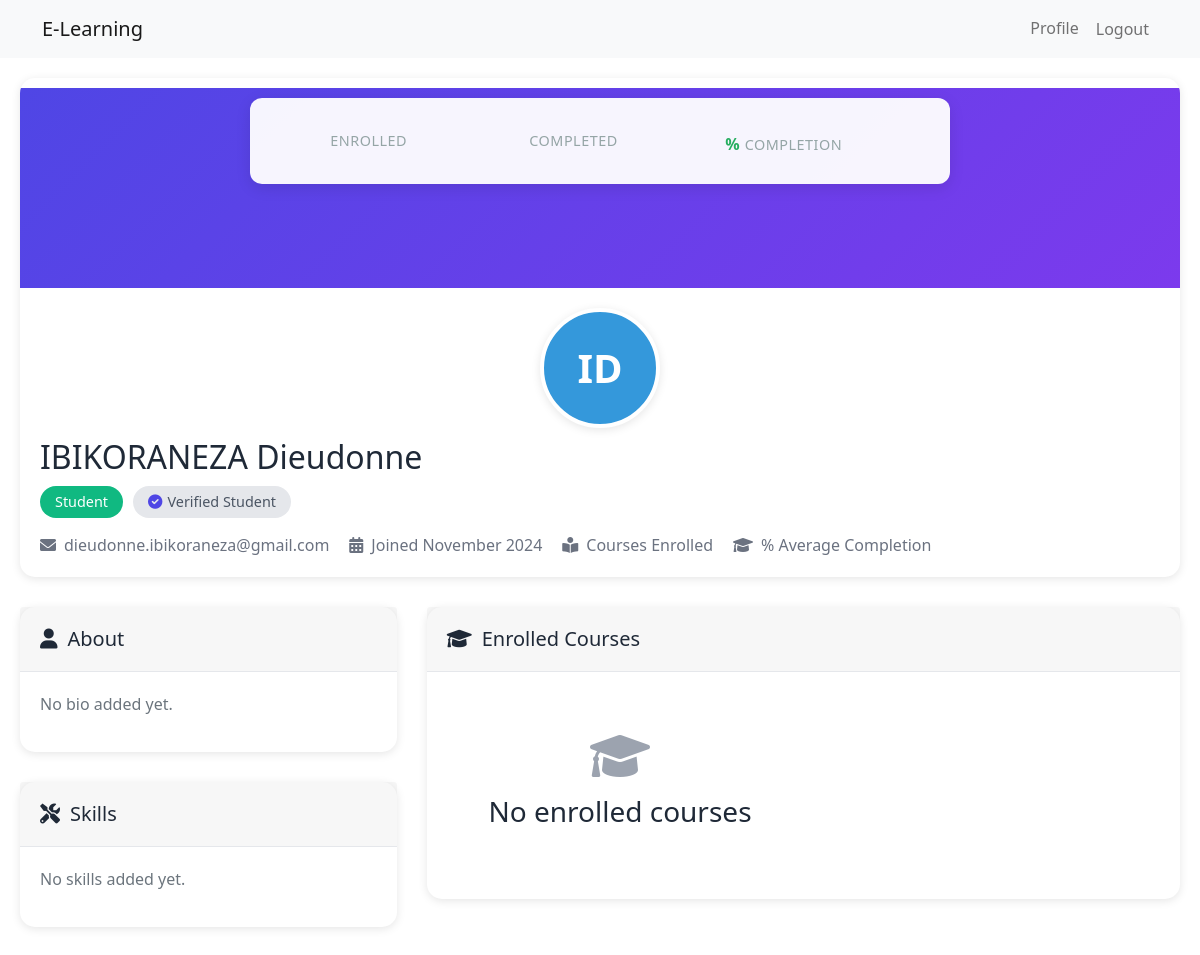
Before: /users/profile/2/ (signed in) with the older database file.
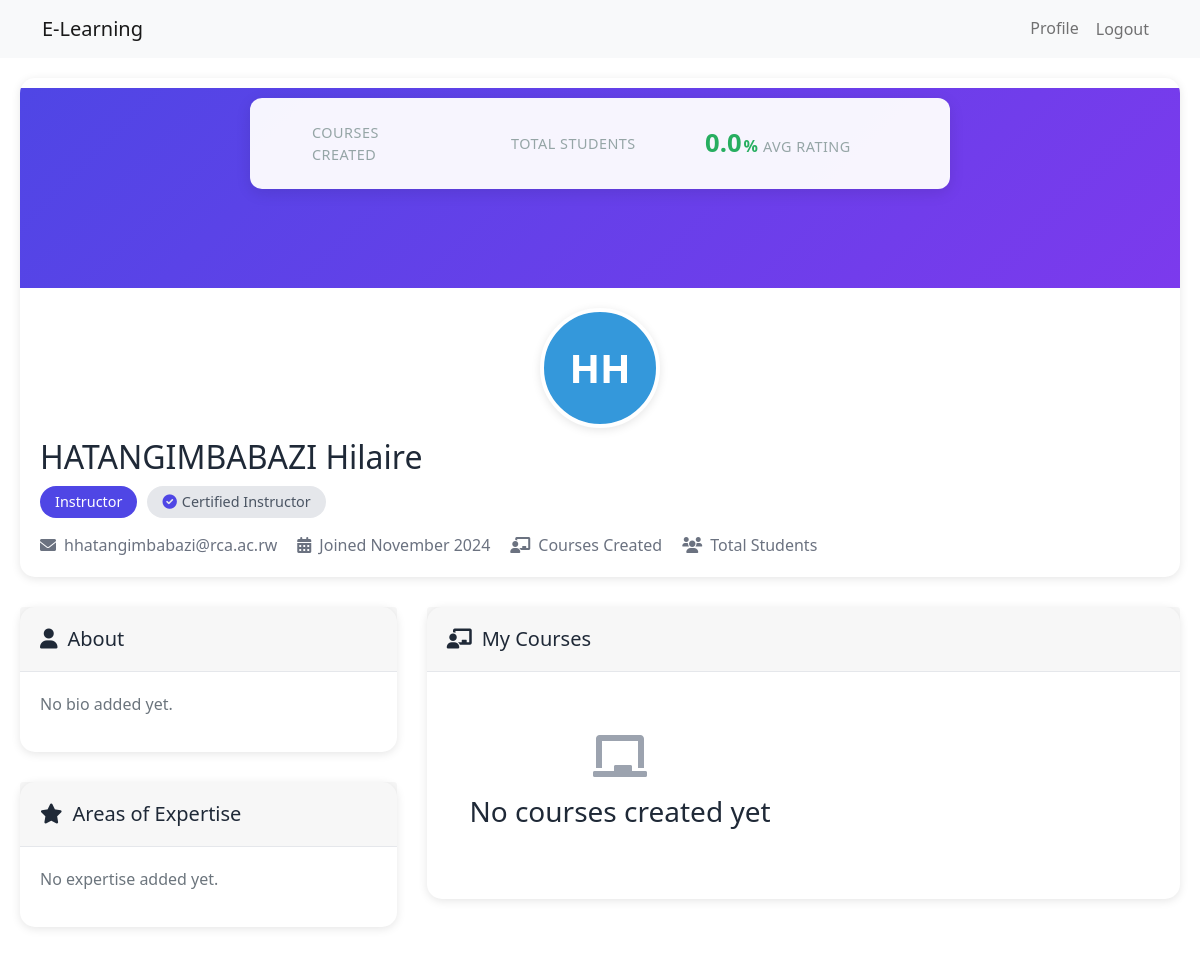
After: the same page with the newer database file.
### users/models.py (models this page shows, shortened)
class CustomUser(AbstractUser):
    ROLE_CHOICES = [
        ('student', 'Student'),
        ('instructor', 'Instructor'),
    ]
    role = models.CharField(max_length=10, choices=ROLE_CHOICES, default='student')
    is_instructor = models.BooleanField(default=False)
    is_student = models.BooleanField(default=True)

### users/views.py (the view)
# urls.py: path('profile/<int:user_id>/', views.profile_view, name='profile'),
@login_required
def profile_view(request, user_id):
    profile_user = get_object_or_404(User, id=user_id)
    is_owner = request.user == profile_user
    is_instructor = profile_user.role == 'instructor'
    context = {
        'profile_user': profile_user,
        'is_owner': is_owner,
        'is_instructor': is_instructor,
    }
    if is_owner:
        if is_instructor:
            context['expertise_form'] = InstructorProfileForm(instance=profile_user.profile)
        else:
            context['skills_form'] = StudentProfileForm(instance=profile_user.profile)
    return render(request, 'users/profile.html', context)

### templates/users/profile.html (shortened to what the changed rows need)
{% extends "base.html" %} {% load static %} {% block extra_css %}
<link rel="stylesheet" href="{% static 'css/profile.css' %}" />
{% endblock %} {% block content %}
<div class="profile-wrapper">
  <div class="profile-header-card">
    <div class="cover-photo">
      <div class="profile-stats">
        {% if is_instructor %}
        <div class="stat-item">
          <span class="stat-label">Courses Created</span>
        </div>
        <div class="stat-item">
          <span class="stat-label">Total Students</span>
        </div>
        <div class="stat-item">
          <span class="stat-value">{{ average_rating|default:"0.0" }}</span>
          <span class="stat-label">Avg Rating</span>
        </div>
        {% else %}
        <div class="stat-item">
          <span class="stat-label">Enrolled</span>
        </div>
        <div class="stat-item">
          <span class="stat-label">Completed</span>
        </div>
        <div class="stat-item">
          <span class="stat-value">{{ completion_rate }}</span>
          <span class="stat-label">Completion</span>
        </div>
        {% endif %}
      </div>
    </div>
    <div class="profile-main">
      <div class="profile-avatar-wrapper">
        <div class="profile-avatar-placeholder">
          {{ profile_user.first_name|first|upper}}{{profile_user.last_name|first|upper }}
        </div>
      </div>
      <div class="profile-info">
        <h1 class="profile-name">{{ profile_user.get_full_name }}</h1>
        <div class="profile-badges">
          {% if is_instructor %}
          <span class="badge-role instructor">Instructor</span>
          <span class="badge-verified">
            <i class="fas fa-check-circle"></i> Certified Instructor
          </span>
          {% else %}
          <span class="badge-role student">Student</span>
          <span class="badge-verified">
            <i class="fas fa-check-circle"></i> Verified Student
          </span>
          {% endif %}
        </div>
        <div class="profile-meta">
          <div class="meta-item">
            <i class="fas fa-envelope"></i>
            <span>{{ profile_user.email }}</span>
          </div>
          <div class="meta-item">
            <i class="fas fa-calendar-alt"></i>
            <span>Joined {{ profile_user.date_joined|date:"F Y" }}</span>
          </div>
          {% if profile_user.is_instructor %}
          <div class="meta-item">
            <i class="fas fa-chalkboard-teacher"></i>
            <span>{{ total_courses }} Courses Created</span>
          </div>
          <div class="meta-item">
            <i class="fas fa-users"></i>
            <span>{{ total_students }} Total Students</span>
          </div>
          {% else %}
          <div class="meta-item">
            <i class="fas fa-book-reader"></i>
            <span>{{ enrolled_courses.count }} Courses Enrolled</span>
          </div>
          <div class="meta-item">
            <i class="fas fa-graduation-cap"></i>
            <span>{{ completion_rate }}% Average Completion</span>
          </div>
          {% endif %}
        </div>
      </div>
    </div>
  </div>
  <div class="profile-content">
    <div class="content-grid">
      <div class="left-column">
        <div class="profile-card about-card">
          <div class="card-header">
            <h2><i class="fas fa-user"></i> About</h2>
          </div>
        </div>
        {% if is_instructor %}
        <div class="profile-card expertise-card">
          <div class="card-header">
            <h2><i class="fas fa-star"></i> Areas of Expertise</h2>
          </div>
          <div class="card-body">
            {% if profile_user.profile.expertise.all %}
            <div class="expertise-tags">
              {% for expertise in profile_user.profile.expertise.all %}
              <span class="expertise-tag">{{ expertise.name }}</span>
              {% endfor %}
            </div>
            {% else %}
            <p class="text-muted">No expertise added yet.</p>
            {% endif %}
          </div>
        </div>
        {% else %}
        <div class="profile-card skills-card">
          <div class="card-header">
            <h2><i class="fas fa-tools"></i> Skills</h2>
          </div>
          <div class="card-body">
            {% if profile_user.profile.skills.all %}
            <div class="skills-tags">
              {% for skill in profile_user.profile.skills.all %}
              <span class="skill-tag">{{ skill.name }}</span>
              {% endfor %}
            </div>
            {% else %}
            <p class="text-muted">No skills added yet.</p>
            {% endif %}
          </div>
        </div>
        {% endif %}
      </div>
      <div class="right-column">
        {% if is_instructor %}
        <div class="profile-card courses-card">
          <div class="card-header">
            <h2><i class="fas fa-chalkboard-teacher"></i> My Courses</h2>
          </div>
          <div class="card-body">
            <div class="courses-grid">
              {% if instructor_courses %} {% for course in instructor_courses %}
              <div class="course-card">
                <div class="course-image">
                  {% if course.image %}
                  <img src="{{ course.image.url }}" alt="{{ course.title }}" />
                  {% else %}
                  <div class="course-placeholder">
                    <i class="fas fa-book"></i>
                  </div>
                  {% endif %}
                </div>
                <div class="course-content">
                  <h3>{{ course.title }}</h3>
                  <p>{{ course.description|truncatewords:15 }}</p>
                  <div class="course-meta">
                    <span
                      ><i class="fas fa-users"></i>
                      {{course.enrolled_students.count }} Students</span
                    >
                    <span
                      ><i class="fas fa-star"></i>
                      {{course.average_rating|default:"New" }}</span
                    >
                  </div>
                </div>
              </div>
              {% endfor %} {% else %}
              <div class="empty-state">
                <i class="fas fa-chalkboard"></i>
                <h3>No courses created yet</h3>
              </div>
              {% endif %}
            </div>
          </div>
        </div>
        {% else %}
        <div class="profile-card courses-card">
          <div class="card-header">
            <h2><i class="fas fa-graduation-cap"></i> Enrolled Courses</h2>
          </div>
          <div class="card-body">
            <div class="courses-grid">
              {% if enrolled_courses %} {% for enrollment in enrolled_courses %}
              <div class="course-card">
                <div class="course-image">
                  {% if enrollment.course.image %}
                  <img
                    src="{{ enrollment.course.image.url }}"
                    alt="{{ enrollment.course.title }}"
                  />
                  {% else %}
                  <div class="course-placeholder">
                    <i class="fas fa-book"></i>
                  </div>
                  {% endif %}
                  <div class="course-progress">
                    <div
                      class="progress-bar"
                      style="width: {{ enrollment.progress }}%"
                    ></div>
                  </div>
                </div>
                <div class="course-content">
                  <h3>{{ enrollment.course.title }}</h3>
                  <p>{{ enrollment.course.description|truncatewords:15 }}</p>
                  <div class="course-meta">
                    <span class="progress-text"
                      >{{ enrollment.progress }}% Complete</span
                    >
                    {% if enrollment.completed %}
                    <span class="badge-completed">
                      <i class="fas fa-check-circle"></i> Completed
                    </span>
                    {% endif %}
                  </div>
                </div>
              </div>
              {% endfor %} {% else %}
              <div class="empty-state">
                <i class="fas fa-graduation-cap"></i>
                <h3>No enrolled courses</h3>
              </div>
              {% endif %}
            </div>
          </div>
        </div>
        {% endif %}
      </div>
    </div>
  </div>
</div>
{% endblock %}

Changed rows visible on the page:
changed CustomUser: first_name|first "I" → "H"; last_name|first "D" → "H"; get_full_name "IBIKORANEZA Dieudonne" → "HATANGIMBABAZI Hilaire"; email "dieudonne.ibikoraneza@gmail.com" → "hhatangimbabazi@rca.ac.rw"; is_instructor False → True (drawn)
Other visible differences:
{{ average_rating|default:"0.0" }}: (not shown) → "0.0"
text no longer shown: "ENROLLED COMPLETED COMPLETION Student Verified Student Courses Enrolled % Average Completion Skills No skills added yet. Enrolled Courses No enrolled courses"
text now shown: "COURSES CREATED TOTAL STUDENTS AVG RATING Instructor Certified Instructor Courses Created Total Students Areas of Expertise No expertise added yet. My Courses No courses created yet"
